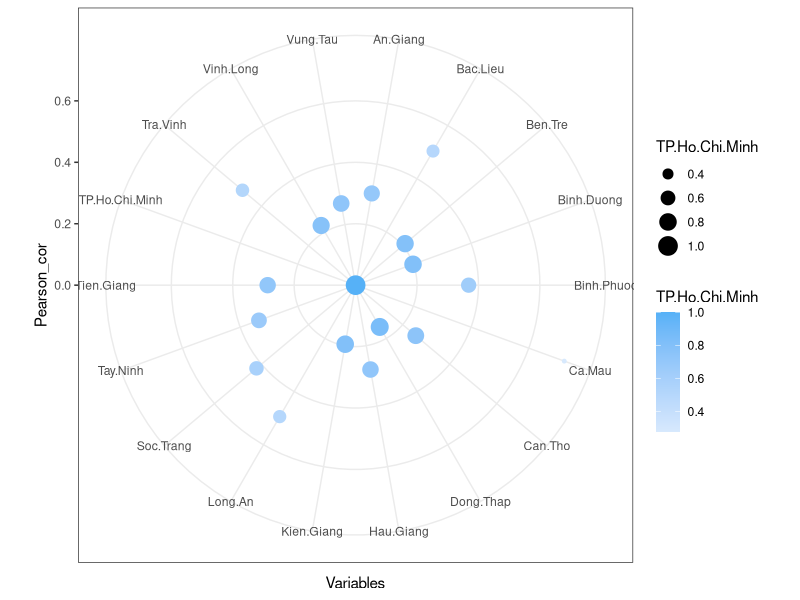

The R script that drew this image:
# Thiết lập một số gói lệnh liên quan
library(ggplot2)
library(tidyverse)

# Truy cập đường dẫn dữ liệu
setwd("D:/PCA_for_Covid19-main/Data")

covid_case <- read.csv("covid_case.csv",
                      header = TRUE,
                      sep = ",",
                      stringsAsFactors = FALSE)

# Thiết lập định dạng
case_data <- covid_case %>% select(-Day)

# Dữ liệu ma trận tương quan
cor_data <- case_data %>% cor() %>% data.frame()

# Chuẩn hóa các trục x, y
Pearson_cor <- 1 - cor_data$TP.Ho.Chi.Minh
Variables <- cor_data %>% names()

# Tương quan theo biến chính
cor_HCMC <- cor_data %>% ggplot(., 
                    aes(x = Variables, 
                        y = Pearson_cor, 
                        size = TP.Ho.Chi.Minh)) + 
  geom_point(aes(colour = TP.Ho.Chi.Minh)) + 
  coord_polar() + 
  theme_bw() + 
  scale_colour_gradient2(low = "#132B43", high = "#56B1F7")

cor_HCMC
